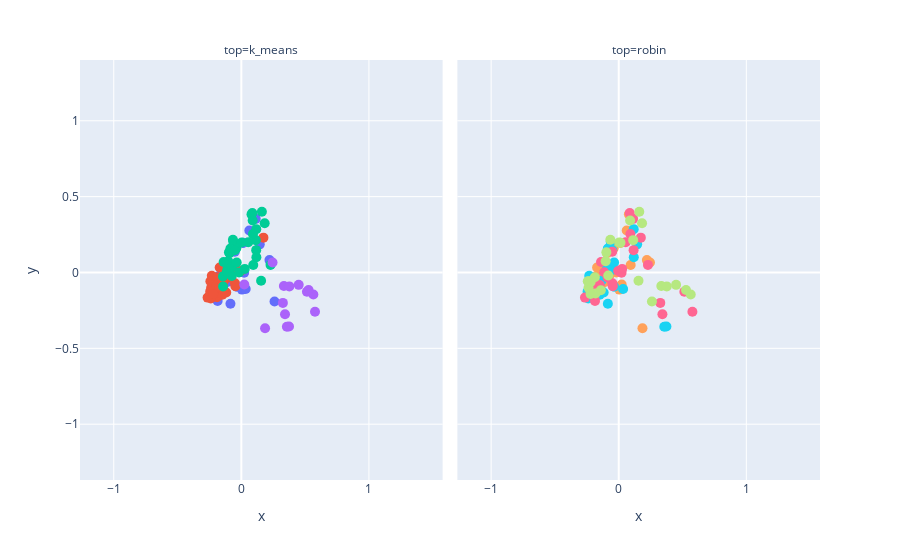

Notebook code for this chart:
### Code cell
import plotly.express as px

min_embeddings = (PCA(n_components=2).fit_transform(np.array(df_comb['cleaned_text_embeddings'].to_list())))
x = min_embeddings[:,0]
y = min_embeddings[:,1]

x_axis_range = [x.min()-1, x.max()+1]
y_axis_range = [y.min()-1, y.max()+1]

fig = px.scatter(df_comb,
                 y=y, 
                 x=x,
                 range_x=x_axis_range, 
                 range_y=y_axis_range,  hover_data=['cleaned_text_translated','lang'], color='topics', facet_col='top')
fig.update_traces(marker_size=10)
fig.update_layout(showlegend=False)

fig.show()
